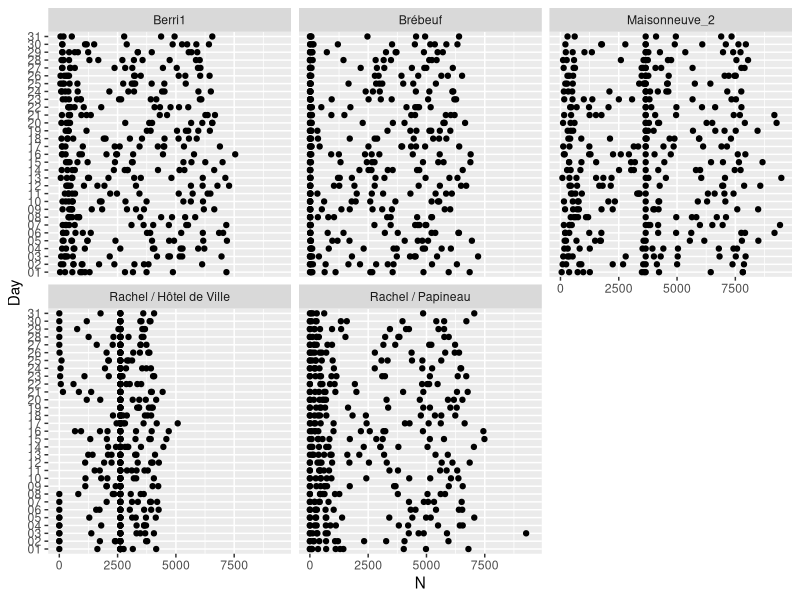
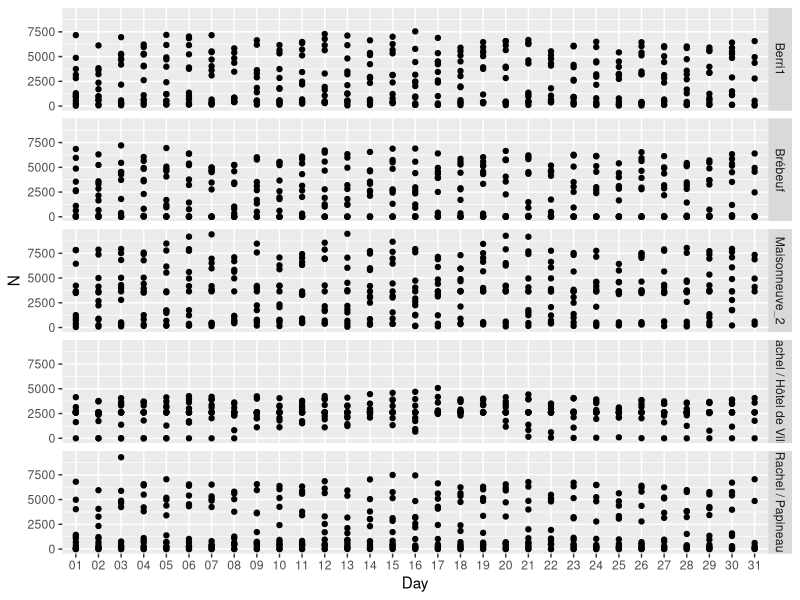

Source code (R) for these figures, in order:

library(tidyverse)
bikes <- read_csv("bikes2016.csv")
str(bikes)

bikes <- dplyr::select(bikes, -Timestamp)

str(bikes)

bikes %>% 
  summarise_all(funs(100*mean(is.na(.))))

bikes <- bikes %>%
  gather(key = District, value = N, -Date) 

bikes %>%
  na.omit() %>%
  group_by(District) %>%
  summarise(personas = sum(N))

bikes %>%
  group_by(District) %>%
  mutate(N = ifelse(is.na(N), mean(N, na.rm = TRUE), N)) -> bikes

bikes %>%
  separate(Date, c("Day", "Month", "Year"), sep = "/") -> bikes

bikes %>%
  group_by(District) %>%
  summarise(ciclistas = sum(N)) %>%
  arrange(desc(ciclistas)) %>%
  slice(1:5)

filtro1 <- bikes %>%
  group_by(District) %>%
  summarise(ciclistas = sum(N)) %>%
  arrange(desc(ciclistas)) %>%
  slice(1:5) %>%
  select(-ciclistas)

bikes %>%
  semi_join(filtro1, by = c("District")) %>%
  arrange(District) %>%
  ggplot(aes(x = Day, y = N)) +
  geom_point() + geom_smooth() + coord_flip() +
  facet_wrap(District~.)

bikes %>%
  semi_join(filtro1, by = c("District")) %>%
  arrange(District) %>%
  ggplot(aes(x = Day, y = N)) +
  geom_point() + geom_smooth() + 
  facet_grid(District~.)
